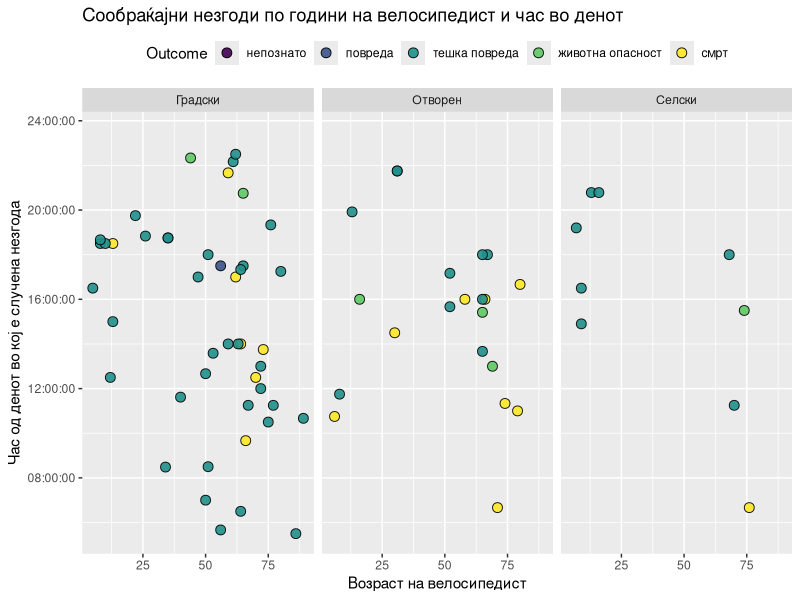
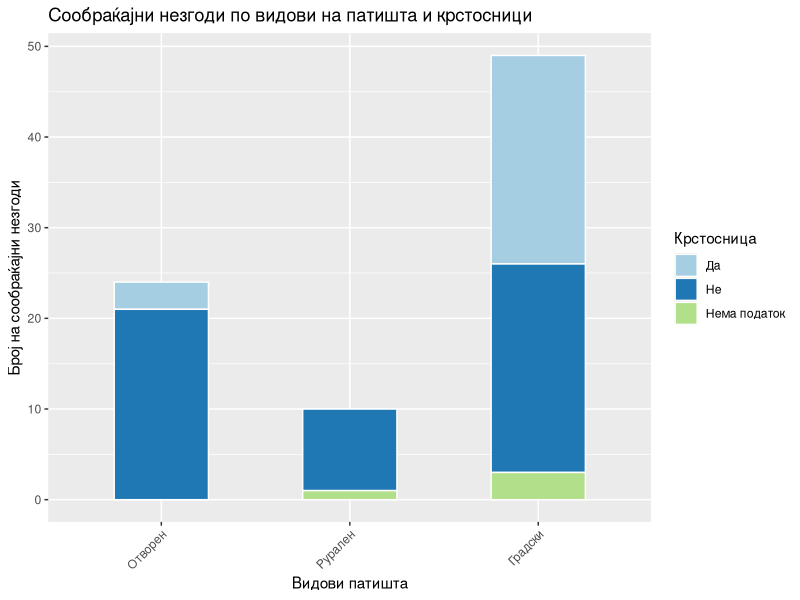
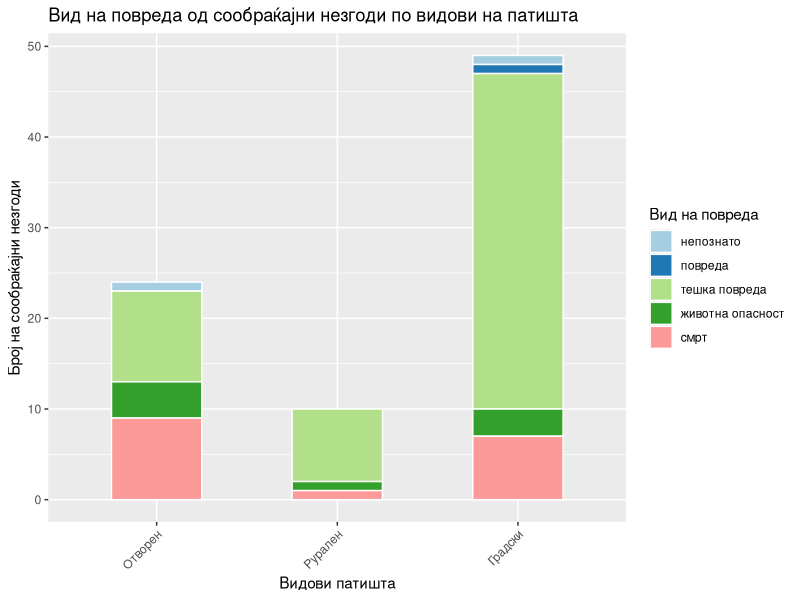
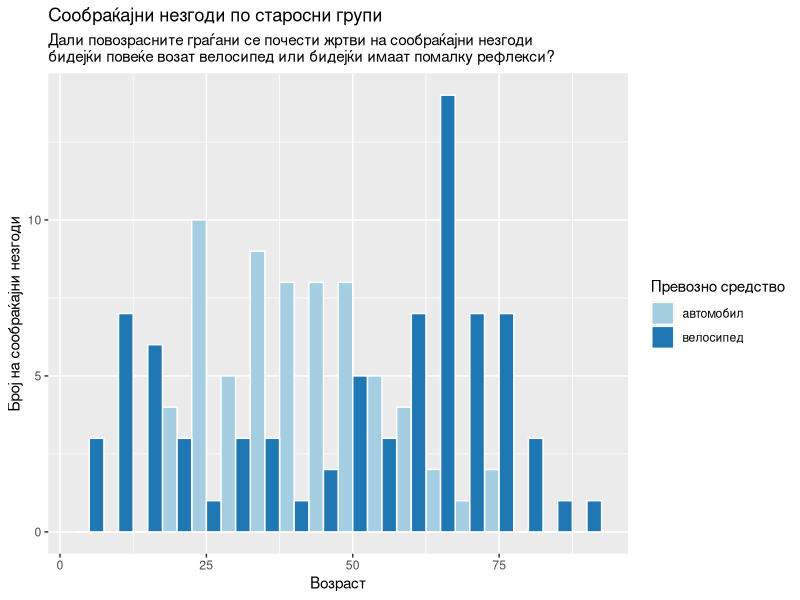
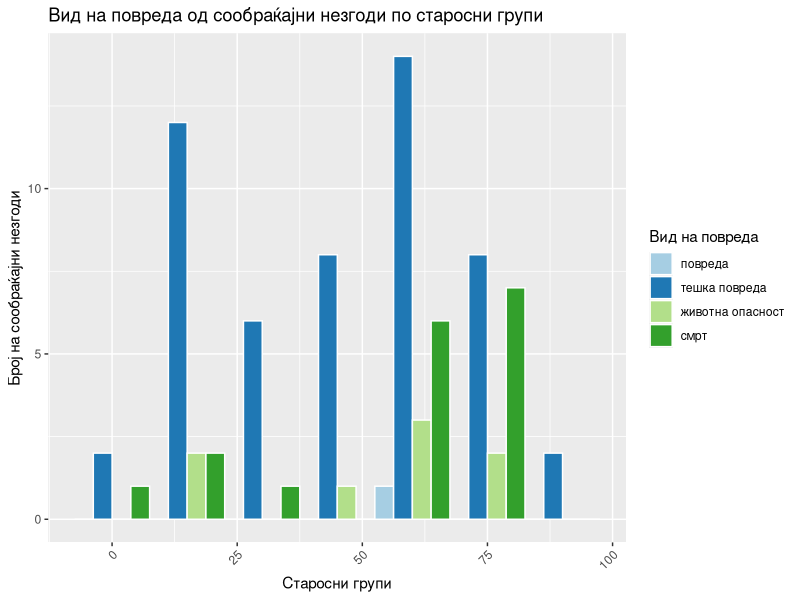
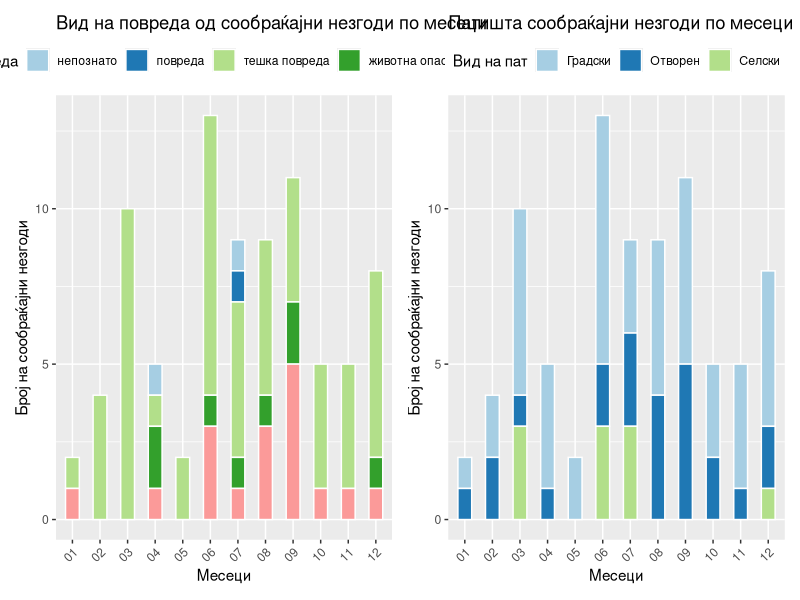
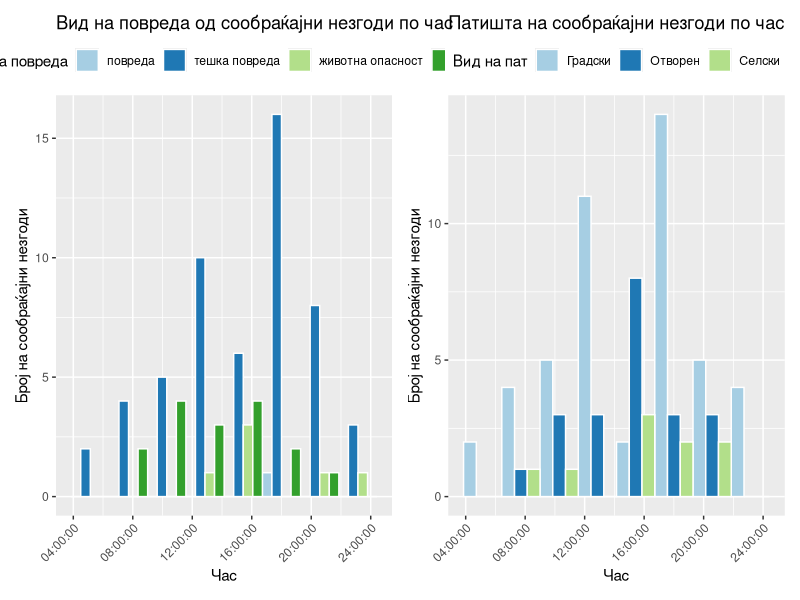

Source code (R) for these figures, in order:
## ---- chunk 1
# set global chunk options
knitr::opts_chunk$set(echo = FALSE, warning=FALSE, message=FALSE, cache=TRUE)
## ---- chunk 2
suppressPackageStartupMessages(library(tidyverse))
suppressPackageStartupMessages(library(lubridate))
suppressPackageStartupMessages(library(patchwork))
suppressPackageStartupMessages(library(viridis))
## ---- chunk 3
#get the data
accidents <- as_tibble(read_csv("mvr-data.csv"))
## ---- chunk 4
#keep the traffic accidents
traffacc <- accidents %>%
  #separate Date of event; having months as observations might be useful.
  separate(DateOfEvent, c("Day", "Month", "Year"), sep = "\\.", remove = FALSE) %>%
  #separate hours:mins, make numeric
  separate(Hour, c("H", "M"), sep = "\\:", remove = FALSE) %>%
  mutate(Hours = as.numeric(H)) %>%
  #filter so we keep just the traffic accidents
  filter(Event == "сообраќајна незгода") %>% 
  mutate(Outcome = ordered(Outcome, levels = c("непознато", "повреда", "тешка повреда", "животна опасност", "смрт")))
## ---- chunk 5
# time as time!
traffacc <- traffacc %>% 
  mutate(DateTime= parse_date_time(paste(DateOfEvent, Hour, sep=" "), orders="dmy HM")) %>% 
  mutate(TimeHM=parse_time(x = Hour, format="%H:%M")) %>%
  mutate(TimeH=hour(x = DateTime)) %>% 
  mutate(TypeOfRoadMK=case_when(
    TypeOfRoad == 'Open'  ~ 'Отворен',
    TypeOfRoad == 'Rural' ~ 'Селски',
    TypeOfRoad == 'Urban' ~ 'Градски'
  ))
## ---- chunk 6
ggplot(traffacc, aes(x=AgeV1, y=TimeHM, fill = Outcome, ordered = TRUE)) +
  geom_point(size = 3, alpha = 0.9, pch=21) +
  #scale_fill_brewer(name="Вид на повреда", type=seq, palette = "OrRd") +
  scale_color_viridis(name="Вид на повреда", discrete = TRUE, option = "D") +
  facet_wrap("TypeOfRoadMK", ncol=3) +
  theme(legend.position="top") +
  scale_y_time() +
  #scale_y_time(sec.axis = dup_axis()) +
  labs(title="Сообраќајни незгоди по години на велосипедист и час во денот",
          x = "Возраст на велосипедист", y = "Час од денот во кој е случена незгода")
## ---- chunk 7
#On what type of roads traffic accidents happen, and is it a crossroad?
tbl1 <- with(traffacc, table(TypeOfRoad, Crossroad))
knitr::kable(tbl1, caption="Сообраќајни незгоди по видови на патишта и крстосници")
## ---- chunk 8
#plot roads and accidents
traffacc %>% mutate(Crossroad2=case_when(Crossroad == "да" ~ "Да",
                                         Crossroad == "не" ~ "Не",
                                         is.na(Crossroad) ~ "Нема податок")) %>%
ggplot(aes(TypeOfRoad)) +
  geom_bar(aes(fill=Crossroad2), width = 0.5, colour="white") +
  scale_x_discrete(labels=c("Отворен", "Рурален", "Градски")) +
  theme(axis.text.x = element_text(angle=45, vjust=1, hjust=1)) +
  scale_fill_brewer(palette = "Paired") +
  labs(title="Сообраќајни незгоди по видови на патишта и крстосници",
          x = "Видови патишта", y = "Број на сообраќајни незгоди", fill = "Крстосница")
## ---- chunk 9

#plot roads and type of outcomes
  ggplot(traffacc, aes(TypeOfRoad)) +
    geom_bar(aes(fill=Outcome), width = 0.5, colour="white") +
    scale_x_discrete(labels=c("Отворен", "Рурален", "Градски")) +
    theme(axis.text.x = element_text(angle=45, vjust=1, hjust=1)) +
    scale_fill_brewer(palette = "Paired") +
    labs(title="Вид на повреда од сообраќајни незгоди по видови на патишта",
            x = "Видови патишта", y = "Број на сообраќајни незгоди", fill = "Вид на повреда")

## ---- chunk 10
#Which months?
with(traffacc, table(Month, Year))
## ---- chunk 11
#new data sets for plot by age of persons
veh1 <- traffacc %>%
  select(DateOfEvent, TypeOfRoad, ends_with("1")) %>%
  rename(Vehicle=Vehicle1, Age=AgeV1, Gender=GenderV1)

veh2 <- traffacc %>%
  select(DateOfEvent, TypeOfRoad, ends_with("2")) %>%
  rename(Vehicle=Vehicle2, Age=AgeV2, Gender=GenderV2) %>%
  select(-TypeV2, -AlchoholV2)

#plot the age of cyclists and drivers
both_veh <- bind_rows(veh1, veh2)
both_veh %>% filter(Vehicle %in% c("велосипед", "автомобил")) %>%
ggplot(aes(x=Age, group=Vehicle, fill=Vehicle)) +
  geom_histogram(position="dodge", binwidth = 5, colour="white") +
  scale_fill_brewer(palette = "Paired") +
  labs(title = "Сообраќајни незгоди по старосни групи",
       subtitle = "Дали повозрасните граѓани се почести жртви на сообраќајни незгоди
бидејќи повеќе возат велосипед или бидејќи имаат помалку рефлекси?",
     x = "Возраст", y = "Број на сообраќајни незгоди", fill = "Превозно средство")

## ---- chunk 12

ggplot(traffacc, aes(x=AgeV1, group=Outcome, fill=Outcome)) +
  geom_histogram(position="dodge", binwidth = 15, colour="white") +
  theme(axis.text.x = element_text(angle=45, vjust=1, hjust=1)) +
  scale_fill_brewer(palette = "Paired") +
  labs(title="Вид на повреда од сообраќајни незгоди по старосни групи",
          x = "Старосни групи", y = "Број на сообраќајни незгоди", fill = "Вид на повреда")

## ---- chunk 13
#Is there a correlation between roads and outcome; months and outcome; age of bycicle rider and outcome?
#chi2 tests for categorical variables
tbl2 <- with(traffacc, table(TypeOfRoad, Outcome))
chisq.test(tbl2, correct = F)

tbl3 <- with(traffacc, table(Month, Outcome))
chisq.test(tbl3, correct = F)

tbl4 <- with(traffacc, table(AgeV1, Outcome))
chisq.test(tbl4, correct = F)
## ---- chunk 14

#plot months and type of outcomes
p1 <- ggplot(traffacc, aes(Month)) +
    geom_bar(aes(fill=Outcome), width = 0.5, colour="white") +
    theme(axis.text.x = element_text(angle=45, vjust=1, hjust=1)) +
    scale_fill_brewer(palette = "Paired") +
  theme(legend.position="top") +
    labs(title="Вид на повреда од сообраќајни незгоди по месеци",
            x = "Месеци", y = "Број на сообраќајни незгоди", fill = "Вид на повреда")


#plot months and roads
p2 <- ggplot(traffacc, aes(Month)) +
  geom_bar(aes(fill=TypeOfRoadMK), width = 0.5, colour="white") +
  theme(axis.text.x = element_text(angle=45, vjust=1, hjust=1)) +
  scale_fill_brewer(palette = "Paired") +
  theme(legend.position="top") +
  labs(title="Патишта сообраќајни незгоди по месеци",
          x = "Месеци", y = "Број на сообраќајни незгоди", fill = "Вид на пат")
p1 +p2
## ---- chunk 15
# with time as time on x axis
p1 <- ggplot(traffacc, aes(x=TimeHM, group=Outcome, fill=Outcome)) +
  geom_histogram(position="dodge", colour="white", bins = 8) +
  theme(axis.text.x = element_text(angle=45, vjust=1, hjust=1)) +
  scale_fill_brewer(palette = "Paired") +
  scale_x_time()+
  theme(legend.position="top") +
  labs(title="Вид на повреда од сообраќајни незгоди по час", 
          x = "Час", y = "Број на сообраќајни незгоди", fill = "Вид на повреда") 

p2 <- ggplot(traffacc, aes(x=TimeHM, group=TypeOfRoadMK, fill=TypeOfRoadMK)) +
  geom_histogram(position="dodge", colour="white", bins = 8) +
  theme(axis.text.x = element_text(angle=45, vjust=1, hjust=1)) +
  scale_fill_brewer(palette = "Paired") +
  scale_x_time()+
  theme(legend.position="top") +
  labs(title="Патишта на сообраќајни незгоди по час", 
       x = "Час", y = "Број на сообраќајни незгоди", fill = "Вид на пат") 
p1 + p2 
